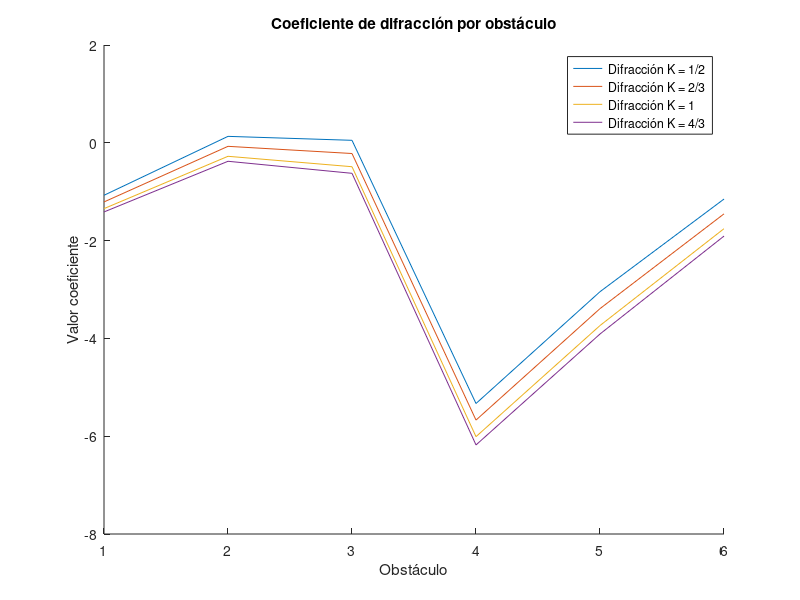
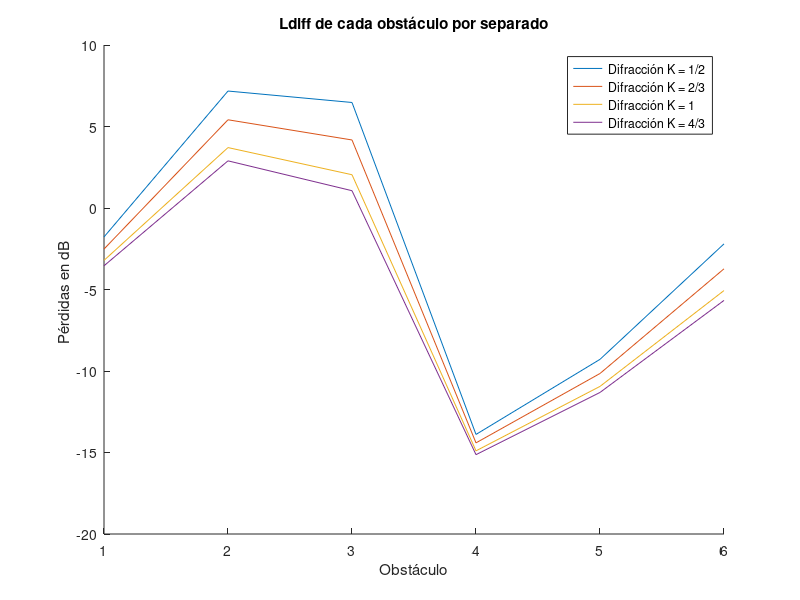
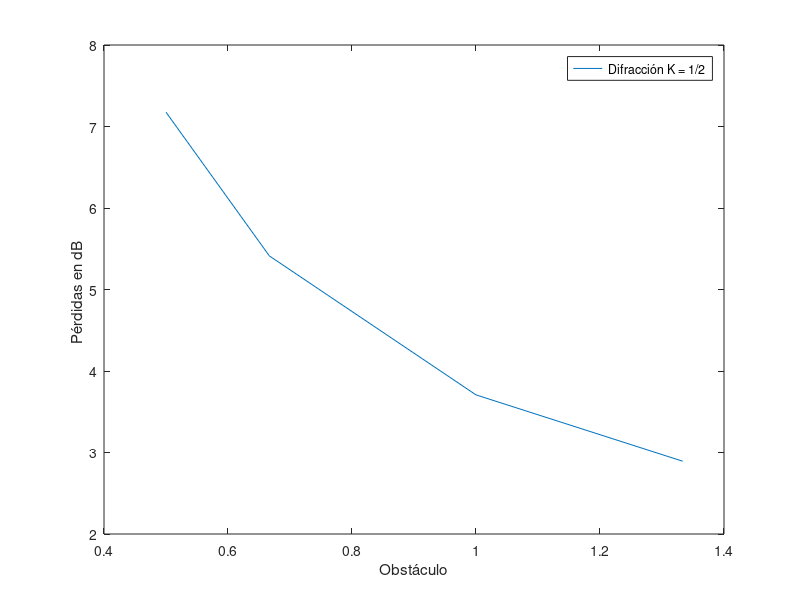
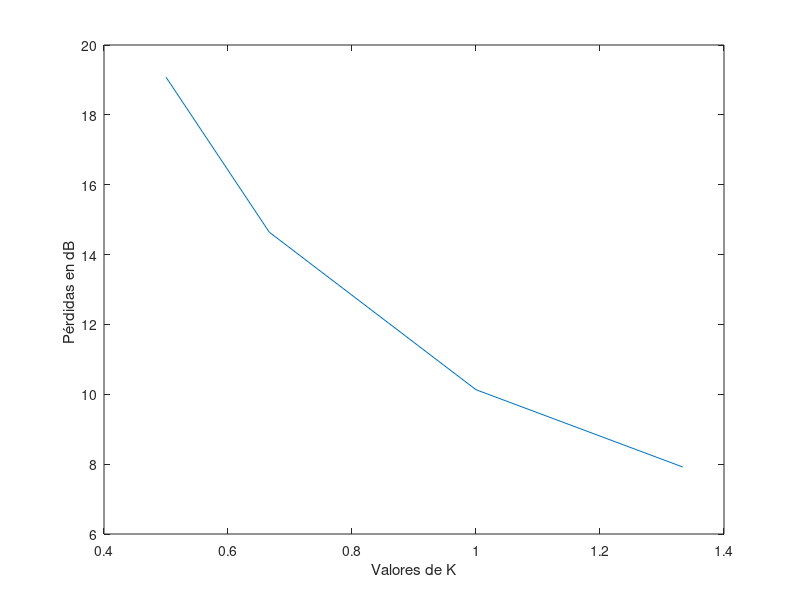

Reproduce these figures in MATLAB, in order.
clear;close all;clc;

f      = 5800e6;
c      = 3e8;
lambda = c/f;

% Alturas, distancia y radio en metros

d  = 20.09e3; %en Km
R0 = 6370e3;

e  = [797 800 803 799 735 760 788 805];
a  = [10  0   0    0   0   0   0  8];
d1 = [0 0.806e3 1.910e3 3.721e3 7.831e3 10.955e3 14.965e3 d];
d2 = d - d1;
h1 = e(1) + a(1);


K           = [0.5, 2/3 ,1, 4/3];
Re          = R0*K;
altura_rayo = ((e(end)+a(end)-e(1)-a(1))/d)*d1 + e(1)+a(1);
R1          = sqrt(lambda*d1.*d2/d); 

%Repito el código de Diego pero "K" es un vector, y por tanto "Re" tambien.

% -----------------------------------------------------------------------
% Esta parte elimina el primer y último elemento de los arrays, ya que se 
% corresponde con los valores de las torres y se obtienen valores que no se usan.
d1(:,1)   =[];
d1(:,end) =[];
e(:,1)    =[];
e(:,end)  =[];
R1(:,1)   =[];
R1(:,end) =[];
altura_rayo(:,1)   = [];
altura_rayo(:,end) = [];
% % -----------------------------------------------------------------------
d2=d-d1;

obstaculo_mayor          = max(e);
posicion_obstaculo_mayor = find(e==obstaculo_mayor);

numero_iteraciones    = size(Re);
columnas              = size(d1);
flecha_iterada        = zeros(numero_iteraciones(2),columnas(2));
despejamiento_iterado = zeros(numero_iteraciones(2),columnas(2));
uve_iterado           = zeros(numero_iteraciones(2),columnas(2));
Ldif_iterado          = zeros(numero_iteraciones(2),columnas(2));
Ldif_sd               = zeros(1,numero_iteraciones(2));
uve_obstaculo_principal_y_subvano            = zeros(numero_iteraciones(2),3);
posicion_uve_menos_negativo_inferior_subvano = zeros(numero_iteraciones(2),3);
%uve_iterado_relevante  = zeros(numero_iteraciones(2),6);
figure(1);title("Coeficiente de difracción por obstáculo");
for iteracion=1:numero_iteraciones(2)    
    flecha_iterada(iteracion,:)        = (d1.*d2)/(2*Re(iteracion));
    despejamiento_iterado(iteracion,:) =  e + flecha_iterada(iteracion,:) - altura_rayo;
    uve_iterado(iteracion,:)           = sqrt(2)*despejamiento_iterado(iteracion,:)./R1;

% find(uve_iterado(1,:) <-0.78)
%ans =    1     4     5     6
    
% uve_iterado(1,ans)
% ans =%  -1.3147   -5.4915   -3.2292   -1.4008

    uve_iterado_relevante(iteracion,:) = uve_iterado(iteracion,find(uve_iterado(iteracion,:) > -0.78));  
 
    Ldif_iterado(iteracion,:)          =  6.9 + 20*log10(sqrt((uve_iterado(iteracion,:)-0.1).^2 +1) + uve_iterado(iteracion,:)-0.1);
    
    uve_obstaculo_principal_y_subvano(iteracion,:)  = [uve_iterado(iteracion,posicion_obstaculo_mayor-1),uve_iterado(iteracion,posicion_obstaculo_mayor),uve_iterado(iteracion,posicion_obstaculo_mayor+1)];
    posicion_uve_menos_negativo_inferior_subvano    = find( (uve_iterado(iteracion,:))<(min(uve_obstaculo_principal_y_subvano(iteracion,:))), 1, 'last' );

    hold on
    plot(uve_iterado(iteracion,:))
    xticks(1:6);
    hold off
    
end
ylabel("Valor coeficiente");xlabel("Obstáculo");
legend("Difracción K = 1/2","Difracción K = 2/3","Difracción K = 1","Difracción K = 4/3");


figure(2);title("Ldiff de cada obstáculo por separado");
for iteracion=1:numero_iteraciones(2)
    hold on 
    plot(Ldif_iterado(iteracion,:));
    xticks(1:6);
    hold off
end
ylabel("Pérdidas en dB ");xlabel("Obstáculo");
legend("Difracción K = 1/2","Difracción K = 2/3","Difracción K = 1","Difracción K = 4/3");


d_izq   = d1(2);
d1_izq  = d1(1);
d2_izq  = d1(2)-d1(1);
h2_izq  = e(2);
h1_izq  = h1;
AlturaRayo_izq   = ((h2_izq-h1_izq)/d_izq)*d1_izq+h1_izq;
R1_izq           = sqrt(lambda*d1_izq*d2_izq/d_izq);

d_drch  = d2(2);
d1_drch = d1(3)-d1(2);
d2_drch = d2(3);
h2_drch = e(6);
h1_drch = e(2);
AlturaRayo_drch  = ((h2_drch-h1_drch)/d_drch)*d1_drch+h1_drch;
R1_drch          = sqrt(lambda*d1_drch*d2_drch/d_drch);

C =10+0.04*(d1(2)/1000+d2(2)/1000);

figure(5);title("Ldiff obstáculos con V > -0.78")
for iteracion=1:numero_iteraciones(2)

   %IZQUIERDA 
        Flecha_izquierda(iteracion,1)        = (d1_izq*d2_izq)/(2*Re(iteracion));
        Despejamiento_izquierda(iteracion,1) = Flecha_izquierda(iteracion,1) + e(1) - AlturaRayo_izq;        
        uve_izquiera(iteracion,1)            = sqrt(2)*(Despejamiento_izquierda(iteracion,1)/R1_izq);
        
        Lad_izquierda(iteracion,:) = 6.9 + 20*log10(sqrt((uve_izquiera(iteracion,:)-0.1).^2 +1) + uve_izquiera(iteracion,:)-0.1)
   %DERECHA
        Flecha_derecha(iteracion,:)        = (d1_drch*d2_drch)/(2*Re(iteracion));
        Despejamiento_derecha(iteracion,:) = Flecha_derecha(iteracion,1) + e(1) - AlturaRayo_drch;        
        uve_derecha(iteracion,:)            = sqrt(2)*(Despejamiento_derecha(iteracion,1)/R1_drch);
      
        Lad_derecha(iteracion,:) = 6.9 + 20*log10(sqrt((uve_derecha(iteracion,:)-0.1).^2 +1) + uve_derecha(iteracion,:)-0.1)
     
   T(iteracion,:) =1-exp(-(max(Ldif_iterado(iteracion,:)))/6);
   
   Ldiff_totales(iteracion,:) = max(Ldif_iterado(iteracion,:)) + T(iteracion,:)*(Lad_derecha(iteracion,:) + Lad_izquierda(iteracion,:) + C)

   
end
plot(K,Ldiff_totales)
ylabel("Pérdidas en dB ");xlabel("Valores de K");


figure(4);title("Ldiff totales en funcion de K");
plot(K,Ldif_iterado(:,posicion_obstaculo_mayor));
ylabel("Pérdidas en dB ");xlabel("Obstáculo");
legend("Difracción K = 1/2","Difracción K = 2/3","Difracción K = 1","Difracción K = 4/3");

